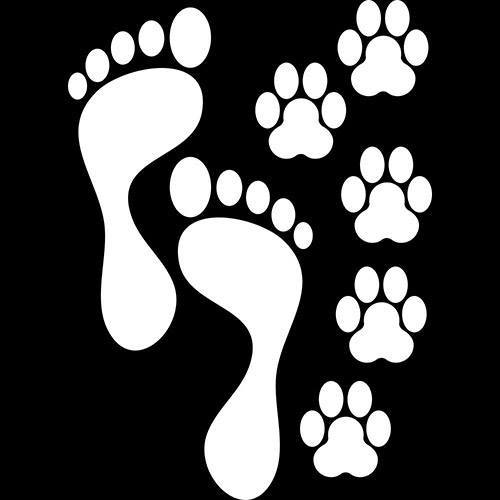
#> input picture Contar Objetos/img.jpg, 500 x 500 px
$ python contar_objetos.py img.jpg   (Python 2 division)
#> lines starting #> are read from the running program, lines starting #| are printed output that depends on the picture; after the words box and inside, x2 and y2 are one past the last pixel; in counts of white or black regions, pixels touching at a corner belong together
#!/usr/bin/python

import cv2
import numpy as np
from matplotlib import pyplot as plt
from sys import argv

# cor usada para pintar
#pintado = 5

# carregar imagem na escala cinza
def carregar_imagem(caminho):
#> called with caminho = 'img.jpg'
    return cv2.imread(caminho, 0);
#> returned value is the input picture: shape (500, 500); min 0, max 255, mean 75.2

# pausa execucao para mostrar as imagens
def bloquear_execucao():
    cv2.waitKey();
    cv2.destroyAllWindows();

# mostra imagem na tela
def mostrar_imagem(nome, img):
    cv2.imshow(nome, img);

# pega os 4 vizinhos de uma coordenada
def vizinhos(img, y, x):
    vizinhos = [];
    if (y + 1 < len(img)):
        vizinhos.append((y + 1, x));
    if (y - 1 >= 0):
        vizinhos.append((y - 1, x));
    if (x + 1 < len(img[y])):
        vizinhos.append((y, x + 1));
    if (x - 1 >= 0):
        vizinhos.append((y, x - 1));
    return vizinhos;

# busca em largura na imagem
def bfs(img, ponto, pintado):
    y, x = ponto
    img[y][x] = pintado
    fila = [ponto];
    while fila:
        y, x = fila.pop()
        for vizinho in vizinhos(img, y, x):
            y_v, x_v = vizinho;
            cor = img[y_v][x_v];
            if (cor > 0 and cor != pintado):
                img[y_v][x_v] = pintado;
                fila.append(vizinho);

# conta quantidade de objetos em uma imagem binaria
def contar_objetos(img):
    pintado = 5
    total_objetos = 0;
    for y in range(0, len(img)):
        for x in range(0, len(img[y])):
            cor = img[y][x];
            if cor == 255 and cor != pintado:
                total_objetos += 1;
                bfs(img, (y, x), pintado);
        	pintado += 5
    print 'Quantidade de objetos:', total_objetos;

if __name__ == '__main__':
    if (len(argv) == 1):
        print 'Passe o caminho da imagem a ser carregada.';
        exit(1);


    caminho_arquivo = argv[1];
    img = carregar_imagem(caminho_arquivo);

    ret, imgT = cv2.threshold(img, 127, 255, cv2.THRESH_BINARY)
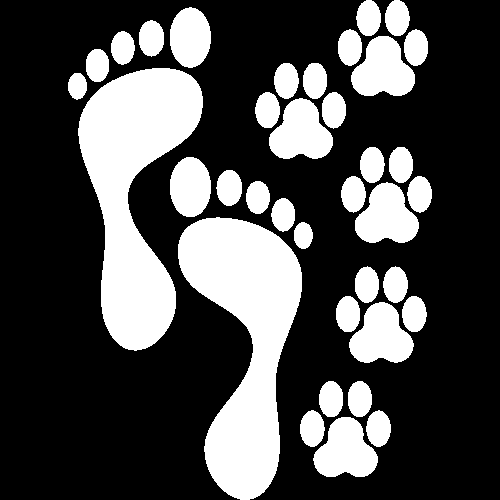
#> imgT: shape (500, 500); 29.5% white; 37 white regions, largest, box (x1, y1, x2, y2) and area: (178, 217, 302, 500) 18845, (78, 68, 203, 351) 18843, (269, 98, 333, 159) 2676
    mostrar_imagem('original-binaria', imgT);


    contar_objetos(imgT);
#> the loop in contar_objetos, `for y in range(0, len(img)):` made 500 passes
#> after the loop in contar_objetos, `for y in range(0, len(img)):`:
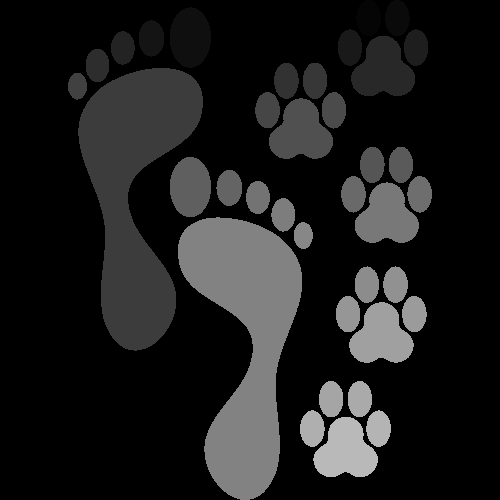
#> img: shape (500, 500); min 0, max 185, mean 28.5
#> after the loop in contar_objetos, `for y in range(0, len(img)):`: pintado = 190; total_objetos = 37
#| Quantidade de objetos: 37
    mostrar_imagem('original-tons-cinza', img);
    mostrar_imagem('pintada', imgT);

    n,bins,patches = plt.hist(imgT.ravel(), 256, [1, 255])
#> n = 256 values, max 18845 at index 130, min 0 at index 0, mean 288.1; bins = 257 values from 1 to 255; patches = 256 items
    plt.show()
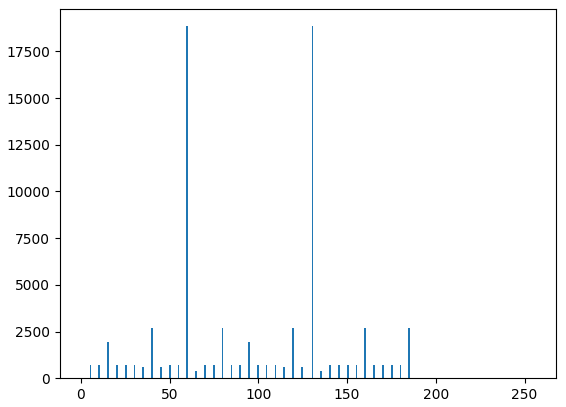
#> figure drawn by matplotlib, 1 panel; tallest bar 18845 high, from x = 130 to 131

    bloquear_execucao();
